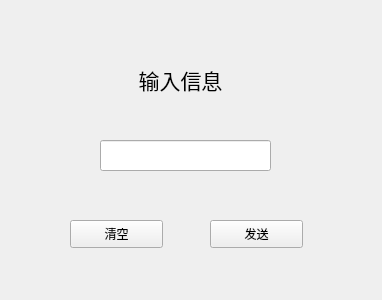
<?xml version="1.0" encoding="UTF-8"?>
<ui version="4.0">
 <class>chat</class>
 <widget class="QWidget" name="chat">
  <property name="geometry">
   <rect>
    <x>0</x>
    <y>0</y>
    <width>382</width>
    <height>300</height>
   </rect>
  </property>
  <property name="windowTitle">
   <string>Form</string>
  </property>
  <widget class="QPushButton" name="clearButton">
   <property name="geometry">
    <rect>
     <x>70</x>
     <y>220</y>
     <width>93</width>
     <height>28</height>
    </rect>
   </property>
   <property name="text">
    <string>清空</string>
   </property>
  </widget>
  <widget class="QPushButton" name="sendButton">
   <property name="geometry">
    <rect>
     <x>210</x>
     <y>220</y>
     <width>93</width>
     <height>28</height>
    </rect>
   </property>
   <property name="text">
    <string>发送</string>
   </property>
  </widget>
  <widget class="QLineEdit" name="lineEdit">
   <property name="geometry">
    <rect>
     <x>100</x>
     <y>140</y>
     <width>171</width>
     <height>31</height>
    </rect>
   </property>
  </widget>
  <widget class="QLabel" name="label">
   <property name="geometry">
    <rect>
     <x>90</x>
     <y>60</y>
     <width>181</width>
     <height>41</height>
    </rect>
   </property>
   <property name="text">
    <string>&lt;html&gt;&lt;head/&gt;&lt;body&gt;&lt;p align=&quot;center&quot;&gt;&lt;span style=&quot; font-size:16pt;&quot;&gt;输入信息&lt;/span&gt;&lt;/p&gt;&lt;/body&gt;&lt;/html&gt;</string>
   </property>
  </widget>
 </widget>
 <resources/>
 <connections/>
</ui>
